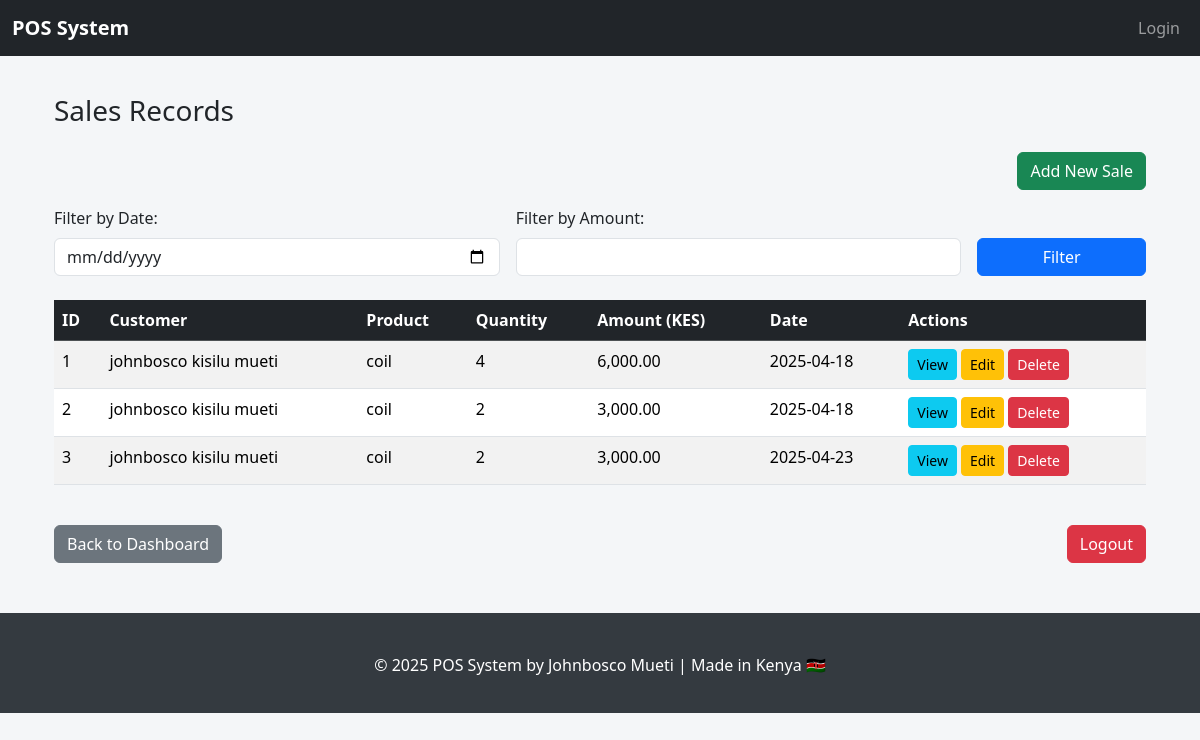
The app's page /sales (signed in) with its own data.
### app/models.py (models this page shows, shortened)
class Sale(db.Model):
    id = db.Column(db.Integer, primary_key=True)
    amount = db.Column(db.Float, nullable=False)
    date = db.Column(db.Date, default=datetime.utcnow)
    user_id = db.Column(db.Integer, db.ForeignKey('user.id'), nullable=False)  # ForeignKey to User
    user = db.relationship('User', backref=db.backref('sales', lazy=True))  # Relationship with User
    product_id = db.Column(db.Integer, db.ForeignKey('product.id'), nullable=False)  # ForeignKey to Product
    product = db.relationship('Product', backref=db.backref('sales', lazy=True))  # Relationship with Product
    quantity = db.Column(db.Integer, nullable=False)

class User(db.Model, UserMixin):
    id = db.Column(db.Integer, primary_key=True)
    username = db.Column(db.String(100), unique=True, nullable=False)
    email = db.Column(db.String(120), unique=True, nullable=False)
    password = db.Column(db.String(200), nullable=False)
    role = db.Column(db.String(50), default='cashier')  # can be admin, manager, cashier

class Product(db.Model):
    id = db.Column(db.Integer, primary_key=True)
    name = db.Column(db.String(100), nullable=False)
    price = db.Column(db.Float, nullable=False)
    quantity = db.Column(db.Integer, nullable=False)
    date_added = db.Column(db.DateTime, default=datetime.utcnow)

### app/routes.py (the view)
@main.route('/sales', methods=['GET', 'POST'])
@login_required
def sales():
    filter_date = request.args.get('filter_date')
    filter_amount = request.args.get('filter_amount')
    sales_query = Sale.query
    if filter_date:
        sales_query = sales_query.filter(Sale.date == filter_date)
    if filter_amount:
        sales_query = sales_query.filter(Sale.amount == float(filter_amount))
    sales_data = sales_query.all()
    return render_template('sales.html', sales=sales_data)

### app/models.py (called while the page is built)
@login_manager.user_loader
def load_user(user_id):
    return User.query.get(int(user_id))

### app/routes.py (called while the page is built)
@main.app_context_processor
def inject_now():
    return {'current_year': datetime.now().year}

### app/templates/sales.html (shortened to what this page needs)
{% extends 'base.html' %}
{% block content %}
<div class="container mt-4">
    <h3 class="mb-4">Sales Records</h3>
    <div class="mb-3 text-end">
        <a href="{{ url_for('main.add_sale') }}" class="btn btn-success">
             Add New Sale
        </a>
    </div>
    <form method="GET" action="{{ url_for('main.sales') }}" class="row g-3 mb-4">
        <div class="col-md-5">
            <label for="filter_date" class="form-label">Filter by Date:</label>
            <input type="date" id="filter_date" name="filter_date"
                   value="{{ request.args.get('filter_date') }}" class="form-control">
        </div>
        <div class="col-md-5">
            <label for="filter_amount" class="form-label">Filter by Amount:</label>
            <input type="number" id="filter_amount" name="filter_amount"
                   value="{{ request.args.get('filter_amount') }}" class="form-control">
        </div>
        <div class="col-md-2 align-self-end">
            <button type="submit" class="btn btn-primary w-100">
                 Filter
            </button>
        </div>
    </form>
    {% if sales %}
        <div class="table-responsive">
            <table class="table table-striped table-hover">
                <thead class="table-dark">
                    <tr>
                        <th>ID</th>
                        <th>Customer</th>
                        <th>Product</th>
                        <th>Quantity</th>
                        <th>Amount (KES)</th>
                        <th>Date</th>
                        <th>Actions</th>
                    </tr>
                </thead>
                <tbody>
                    {% for sale in sales %}
                        <tr>
                            <td>{{ sale.id }}</td>
                            <td>{{ sale.user.username }}</td>
                            <td>{{ sale.product.name }}</td>
                            <td>{{ sale.quantity }}</td>
                            <td>{{ "{:,.2f}".format(sale.amount) }}</td>
                            <td>{{ sale.date.strftime('%Y-%m-%d') }}</td>
                            <td>
                                <a href="{{ url_for('main.view_sale', sale_id=sale.id) }}" class="btn btn-info btn-sm">View</a>
                                <a href="{{ url_for('main.edit_sale', sale_id=sale.id) }}" class="btn btn-warning btn-sm">Edit</a>
                                <a href="{{ url_for('main.delete_sale', sale_id=sale.id) }}"
                                   class="btn btn-danger btn-sm"
                                   onclick="return confirm('Are you sure you want to delete this sale?')">
                                    Delete
                                </a>
                            </td>
                        </tr>
                    {% endfor %}
                </tbody>
            </table>
        </div>
    {% else %}
        <div class="alert alert-warning">No sales records found.</div>
    {% endif %}
    <div class="mt-4">
        <a href="{{ url_for('main.dashboard') }}" class="btn btn-secondary">
             Back to Dashboard
        </a>
        <a href="{{ url_for('main.logout') }}" class="btn btn-danger float-end">
             Logout
        </a>
    </div>
</div>
{% endblock %}

### app/templates/base.html (shortened to what this page needs)
<!DOCTYPE html>
<html lang="en">
<head>
    <link href="https://cdn.jsdelivr.net/npm/bootstrap@5.3.3/dist/css/bootstrap.min.css" rel="stylesheet">
</head>
<body>
<nav class="navbar navbar-expand-lg navbar-dark bg-dark fixed-top">
    <div class="container-fluid">
        <a class="navbar-brand" href="{{ url_for('main.dashboard') }}">POS System</a>
        <div class="collapse navbar-collapse" id="navbarNavDropdown">
            <ul class="navbar-nav ms-auto">
                {% if session.get('user_id') %}
                    <li class="nav-item">
                        <a class="nav-link" href="{{ url_for('main.sales') }}">Sales</a>
                    </li>
                    <li class="nav-item">
                        <a class="nav-link" href="{{ url_for('main.products') }}">Products</a>
                    </li>
                    <li class="nav-item">
                        <a class="nav-link" href="{{ url_for('main.logout') }}">Logout</a>
                    </li>
                {% else %}
                    <li class="nav-item">
                        <a class="nav-link" href="{{ url_for('main.login') }}">Login</a>
                    </li>
                {% endif %}
            </ul>
        </div>
    </div>
</nav>
<div class="container">
    {% block content %}
    {% endblock %}
</div>
<footer class="text-center">
    <div class="container">
        <p>&copy; {{ current_year if current_year else "2025" }} POS System by Johnbosco Mueti | Made in Kenya 🇰🇪</p>
    </div>
</footer>
</body>
</html>

### app/templates/base.html (style rules this page uses)
body { padding-top: 70px; background-color: #f4f6f8; }
footer { background-color: #343a40; color: white; padding: 20px 0; margin-top: 50px; }
.navbar-brand { font-weight: bold; }
.container { margin-top: 20px; }

### records on screen
Sale: id "1", user.username "johnbosco kisilu mueti", product.name "coil", quantity "4", amount "6,000.00", date "2025-04-18"
Sale: id "2", user.username "johnbosco kisilu mueti", product.name "coil", quantity "2", amount "3,000.00", date "2025-04-18"
Sale: id "3", user.username "johnbosco kisilu mueti", product.name "coil", quantity "2", amount "3,000.00", date "2025-04-23"
